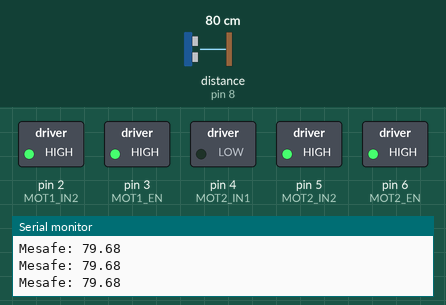
A sketch run on a simulated Arduino Uno, built with avr-gcc and run on an emulated ATmega328P. Parts: switched loads named in the sketch (green lamp = pin HIGH), the last lines printed to the serial monitor. Wiring (inferred from the names in the program): ultrasonic range finder: trigger pin 7; echo pin 8. The inputs (shaded band) are chosen by the test bench; at power-on: distance to the obstacle (sensor on pin 8) 80 cm. The echo pulse lasts 58.3 µs per cm; pins used as bus, display or sensor lines are not drawn.

Above: at 1.2 s.
1.3 s: distance to the obstacle (sensor on pin 8) set to 23 cm
2.8 s: distance to the obstacle (sensor on pin 8) set to 18 cm
At 4.1 s:
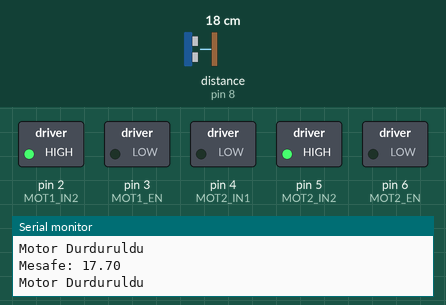
4.4 s: distance to the obstacle (sensor on pin 8) set to 35 cm
At 5.1 s:
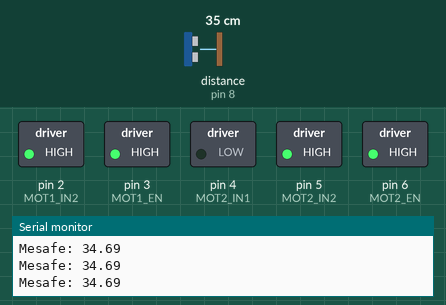
5.9 s: distance to the obstacle (sensor on pin 8) set to 2 cm
At 6.4 s:
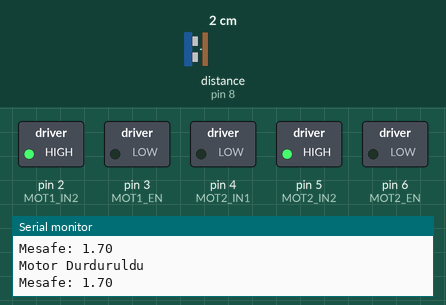
Timing chart, 0 to 8.5 s (numbered marks = the images above; inputs shaded):
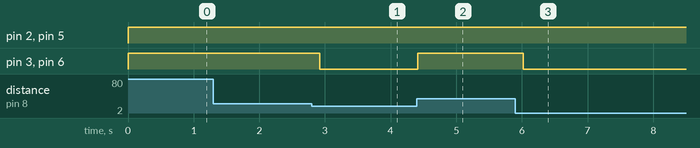

Measured:
- the behaviour switches between 21 and 20 cm on distance to the obstacle (sensor on pin 8) (found by bisection; images 0 and 1)
- after the input at 2.8 s, pin 3 (MOT1_EN), pin 6 (MOT2_EN): HIGH → LOW after 0.12 s
- after the input at 4.4 s, pin 3 (MOT1_EN), pin 6 (MOT2_EN): LOW → HIGH at once
- after the input at 5.9 s, pin 3 (MOT1_EN), pin 6 (MOT2_EN): HIGH → LOW after 0.12 s

The sketch:

motoruzakl_kdeneme.ino
```cpp
#define MOT1_IN1 1
#define MOT1_IN2 2
#define MOT1_EN 3 // PWM
#define MOT2_IN1 4
#define MOT2_IN2 5
#define MOT2_EN 6 // PWM

#define TrigPin 7
#define EchoPin 8

// Motor sürekli ileriye çalışacak. Eğer 20 santimetreye düşerse uzaklık motor duracak.
// 20 cm olan mesafeyi alttaki uzakliksinir degiskeninden değiştirebilirsiniz.

int uzakliksinir = 20;
int mesafe20counter = 0;

void setup()
{
    Serial.begin(9600);

    pinMode(TrigPin, OUTPUT);
    pinMode(EchoPin, INPUT);

    pinMode(MOT1_IN1, OUTPUT);
    pinMode(MOT1_IN2, OUTPUT);
    pinMode(MOT2_IN1, OUTPUT);
    pinMode(MOT2_IN2, OUTPUT);

    digitalWrite(MOT1_IN1, LOW);
    digitalWrite(MOT1_IN2, LOW);
    digitalWrite(MOT2_IN1, LOW);
    digitalWrite(MOT2_IN2, LOW);

    analogWrite(MOT1_EN, 0);
    analogWrite(MOT2_EN, 0);

    Serial.println("Motor Başlatildi.");
}

void loop()
{
    double mesafe = mesafeOlc();
    if (mesafe > uzakliksinir)
    {
        Serial.print("Mesafe: ");
        Serial.println(mesafe);
        mesafe20counter = 0;
        ileri(255);
    }

    else if(mesafe < uzakliksinir)
    {
        Serial.print("Mesafe: ");
        Serial.println(mesafe);
        mesafe20counter++;
        if (mesafe20counter > 5)
        {
            MotorDurdur();
            Serial.println("");
            Serial.println("Motor Durduruldu");
            Serial.println("");
        }
    }

    delay(20);
}

void ileri(int hiz)
{
    sagMotorIleri(hiz);
    solMotorIleri(hiz);
}

void sagMotorIleri(int hiz)
{
    analogWrite(MOT2_EN, hiz);
    digitalWrite(MOT2_IN1, LOW);
    digitalWrite(MOT2_IN2, HIGH);
}

void solMotorIleri(int hiz)
{
    analogWrite(MOT1_EN, hiz);
    digitalWrite(MOT1_IN1, LOW);
    digitalWrite(MOT1_IN2, HIGH);
}

void MotorDurdur(void)
{
    sagMotorIleri(0);
    solMotorIleri(0);
}

double mesafeOlc(void)
{
    digitalWrite(TrigPin, LOW);
    delayMicroseconds(3);
    digitalWrite(TrigPin, HIGH);
    delayMicroseconds(10);
    digitalWrite(TrigPin, LOW);

    double sure = pulseIn(EchoPin, HIGH);

    double mesafe = (sure / 2) * 0.0343;
    return mesafe;
}
```
